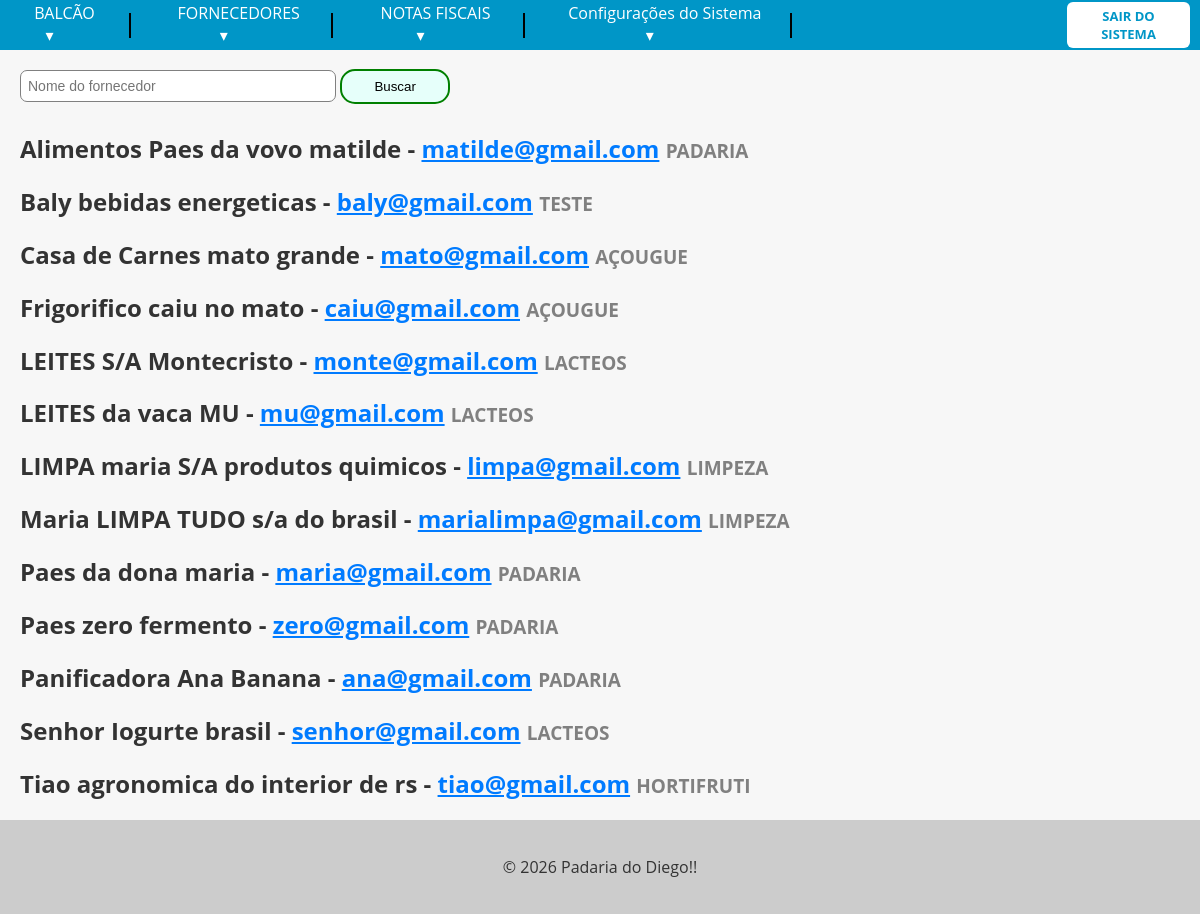
Page /fornecedores/ (signed in) on the committed database.
### fornecedores/models.py (models this page shows, shortened)
class Fornecedores(models.Model):
    nome_fornecedor = models.CharField(max_length=200, verbose_name="Razão social")
    cnpj = models.CharField(max_length=18, unique=True, verbose_name="CNPJ")
    telefone = models.CharField(max_length=20, verbose_name="Telefone")
    email = models.EmailField(unique=True, verbose_name="E-mail de contato")
    grupo_fornecedor = models.ForeignKey(GrupoFornecedor, on_delete=models.PROTECT, verbose_name="Grupo fornecedor")
    foto_grupo_fornecedor = models.ImageField(upload_to="fornecedores/", blank=True, null=True, verbose_name="Foto Grupo de fornecedor")
    descricao = models.TextField(blank=True, null=True, verbose_name="Descrição fornecedor")
    data_criacao = models.DateTimeField(auto_now_add=True, verbose_name="Data da Criação")
    ultima_alteracao = models.DateTimeField(auto_now=True, verbose_name="Ultima Alteração")

class GrupoFornecedor(models.Model):
    nome_do_grupo = models.CharField(max_length=50, verbose_name="Grupo do fornecedor")
    descricao = models.TextField(blank=True, null=True, verbose_name="Descrição do Grupo")
    def __str__(self):
        return self.nome_do_grupo

### fornecedores/views.py (the view)
# urls.py: path("fornecedores/", fornecedores_view, name="fornec_list"),
def fornecedores_view(request):
    fornec = Fornecedores.objects.select_related("grupo_fornecedor")
    buscar = request.GET.get("busca")
    if buscar:
        fornec = fornec.filter(nome_fornecedor__icontains=buscar)
    fornec = fornec.order_by("nome_fornecedor")
    return render(
        request,
        "fornecedores.html",
        {"fornec": fornec},
    )

### fornecedores/templates/fornecedores.html (shortened to what this page needs)
{% extends "base.html" %}
{% block content %}
    <form method="GET" action="{% url 'fornec_list' %}">
        <input type="texto" class="input-busca" name="busca" placeholder="Nome do fornecedor">
        <button type="submit" class="btn-busca">Buscar</button>
    </form>
    {% if fornec %}
        {% for f in fornec %}
            <h2 style="margin-left: 20px;">
                {{f.nome_fornecedor}} -
                <a href="mailto:{{f.email}}" style="color: #007bff">{{f.email}}</a>
                <small style="font-size: 19px; color: gray;">{{f.grupo_fornecedor}}</small>
            </h2>
        {% endfor %}
    {% else %}
        <p class="no-results">Nenhum fornecedor cadastrado.</p>
    {% endif %}
{% endblock %}

### app/templates/base.html (style rules this page uses)
body { font-family: 'Open Sans', sans-serif; background-color: #f7f7f7; color: #333; margin: 0; padding: 0; }
.input-busca { margin-top: 20px; margin-left: 20px; width: 300px; padding: 7px; margin-bottom: 10px; border: 1px solid gray; border-radius: 7px; font-size: 14px; font-family: Arial, sans-serif; }
.btn-busca { width: 110px; height: 35px; border: 2px solid green; border-radius: 15px; background-color: #e6fffa; cursor: pointer; transition: 0.3s; }

### rows in the picture
Fornecedores: nome_fornecedor "Alimentos Paes da vovo matilde", email "matilde@gmail.com", grupo_fornecedor "PADARIA"
Fornecedores: nome_fornecedor "Baly bebidas energeticas", email "baly@gmail.com", grupo_fornecedor "TESTE"
Fornecedores: nome_fornecedor "Casa de Carnes mato grande", email "mato@gmail.com", grupo_fornecedor "AÇOUGUE"
Fornecedores: nome_fornecedor "Frigorifico caiu no mato", email "caiu@gmail.com", grupo_fornecedor "AÇOUGUE"
Fornecedores: nome_fornecedor "LEITES S/A Montecristo", email "monte@gmail.com", grupo_fornecedor "LACTEOS"
Fornecedores: nome_fornecedor "LEITES da vaca MU", email "mu@gmail.com", grupo_fornecedor "LACTEOS"
Fornecedores: nome_fornecedor "LIMPA maria S/A produtos quimicos", email "limpa@gmail.com", grupo_fornecedor "LIMPEZA"
Fornecedores: nome_fornecedor "Maria LIMPA TUDO s/a do brasil", email "marialimpa@gmail.com", grupo_fornecedor "LIMPEZA"
Fornecedores: nome_fornecedor "Paes da dona maria", email "maria@gmail.com", grupo_fornecedor "PADARIA"
Fornecedores: nome_fornecedor "Paes zero fermento", email "zero@gmail.com", grupo_fornecedor "PADARIA"
Fornecedores: nome_fornecedor "Panificadora Ana Banana", email "ana@gmail.com", grupo_fornecedor "PADARIA"
Fornecedores: nome_fornecedor "Senhor Iogurte brasil", email "senhor@gmail.com", grupo_fornecedor "LACTEOS"
Fornecedores: nome_fornecedor "Tiao agronomica do interior de rs", email "tiao@gmail.com", grupo_fornecedor "HORTIFRUTI"
